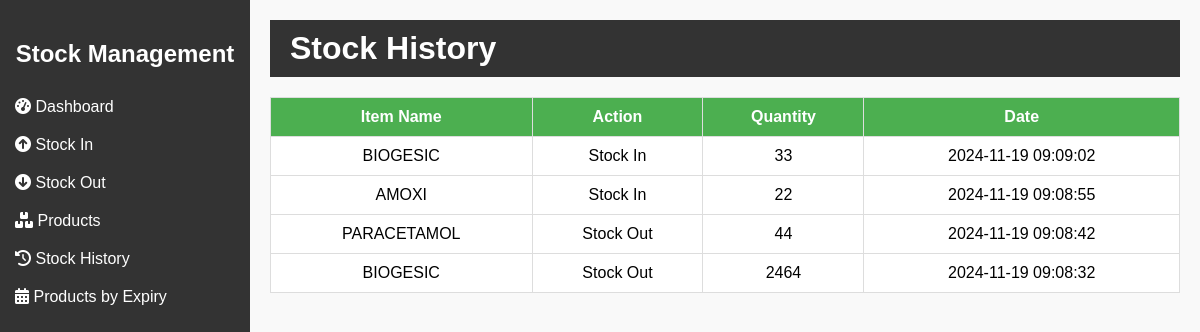
The app's page /history.php (signed in) with its own data.
### tables this page shows
CREATE TABLE `stock_history` (
  `id` int(11) NOT NULL,
  `item_id` int(11) NOT NULL,
  `action` varchar(50) NOT NULL,
  `quantity` int(11) NOT NULL,
  `date` timestamp NOT NULL DEFAULT current_timestamp(),
  `expiry_date` date DEFAULT NULL
);

CREATE TABLE `inventory` (
  `id` int(11) NOT NULL,
  `item_name` varchar(255) NOT NULL,
  `quantity` int(11) DEFAULT 0,
  `price` decimal(10,2) DEFAULT 0.00,
  `created_at` timestamp NOT NULL DEFAULT current_timestamp(),
  `item_description` text DEFAULT NULL
);

### history.php (the view, shortened to what this page needs)
<?php
$servername = "localhost";
$username = "root";
$password = "";
$dbname = "stock_management";
$conn = new mysqli($servername, $username, $password, $dbname);
$sql = "SELECT h.id, i.item_name, h.action, h.quantity, h.date
        FROM stock_history h
        JOIN inventory i ON h.item_id = i.id
        ORDER BY h.date DESC";
$result = $conn->query($sql);
?>
<!DOCTYPE html>
<html lang="en">
<head>
    <link href="https://cdnjs.cloudflare.com/ajax/libs/font-awesome/6.0.0-beta3/css/all.min.css" rel="stylesheet">
</head>
<body>
    <div class="sidebar">
        <h2>Stock Management</h2>
        <a href="dashboard.php"><i class="fas fa-tachometer-alt icon"></i> Dashboard</a>
        <a href="stock_in.php"><i class="fas fa-arrow-circle-up icon"></i> Stock In</a>
        <a href="stock_out.php"><i class="fas fa-arrow-circle-down icon"></i> Stock Out</a>
        <a href="products.php"><i class="fas fa-boxes icon"></i> Products</a>
        <a href="history.php"><i class="fas fa-history icon"></i> Stock History</a>
        <a href="expiry_products.php"><i class="fas fa-calendar-alt icon"></i> Products by Expiry</a>
    </div>
    <div class="content">
        <div class="dashboard-header">
            <h1>Stock History</h1>
        </div>
        <table class="history-table">
            <tr>
                <th>Item Name</th>
                <th>Action</th>
                <th>Quantity</th>
                <th>Date</th>
            </tr>
            <?php
            if ($result->num_rows > 0) {
                while ($row = $result->fetch_assoc()) {
                    echo "<tr>
                        <td>" . $row['item_name'] . "</td>
                        <td>" . $row['action'] . "</td>
                        <td>" . $row['quantity'] . "</td>
                        <td>" . $row['date'] . "</td>
                    </tr>";
                }
            } else {
                echo "<tr><td colspan='4'>No stock history available</td></tr>";
            }
            ?>
        </table>
    </div>
</body>
</html>

### history.php (style rules this page uses)
body { font-family: Arial, sans-serif; margin: 0; padding: 0; background-color: #f9f9f9; }
.sidebar { width: 250px; position: fixed; top: 0; left: 0; background-color: #333; color: #fff; height: 100%; padding-top: 20px; }
.sidebar h2 { text-align: center; }
.sidebar a { display: block; padding: 10px 15px; text-decoration: none; color: #fff; font-size: 16px; }
.content { margin-left: 250px; padding: 20px; }
.dashboard-header { display: flex; justify-content: space-between; align-items: center; background-color: #333; color: white; padding: 10px 20px; }
.dashboard-header h1 { margin: 0; }
.history-table { width: 100%; border-collapse: collapse; margin-top: 20px; }
.history-table th, .history-table td { padding: 10px; text-align: center; border: 1px solid #ddd; }
.history-table th { background-color: #4CAF50; color: white; }
.history-table td { background-color: #fff; }

### records on screen
stock_history: item.item_name "BIOGESIC", action "Stock In", quantity "33", date "2024-11-19 09:09:02"
stock_history: item.item_name "AMOXI", action "Stock In", quantity "22", date "2024-11-19 09:08:55"
stock_history: item.item_name "PARACETAMOL", action "Stock Out", quantity "44", date "2024-11-19 09:08:42"
stock_history: item.item_name "BIOGESIC", action "Stock Out", quantity "2464", date "2024-11-19 09:08:32"
